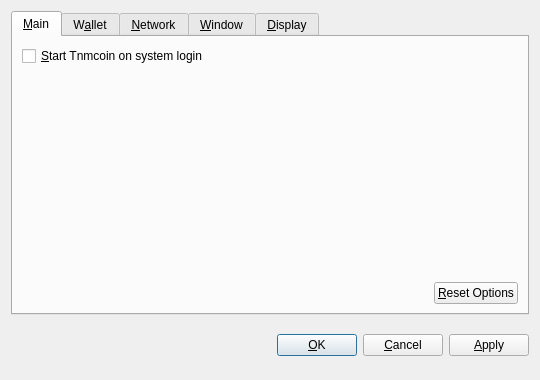
<?xml version="1.0" encoding="UTF-8"?>
<ui version="4.0">
 <class>OptionsDialog</class>
 <widget class="QDialog" name="OptionsDialog">
  <property name="geometry">
   <rect>
    <x>0</x>
    <y>0</y>
    <width>540</width>
    <height>380</height>
   </rect>
  </property>
  <property name="windowTitle">
   <string>Options</string>
  </property>
  <property name="modal">
   <bool>true</bool>
  </property>
  <layout class="QVBoxLayout" name="verticalLayout">
   <item>
    <widget class="QTabWidget" name="tabWidget">
     <property name="tabPosition">
      <enum>QTabWidget::North</enum>
     </property>
     <property name="currentIndex">
      <number>0</number>
     </property>
     <widget class="QWidget" name="tabMain">
      <attribute name="title">
       <string>&amp;Main</string>
      </attribute>
      <layout class="QVBoxLayout" name="verticalLayout_Main">
       <item>
        <widget class="QCheckBox" name="bitcoinAtStartup">
         <property name="toolTip">
          <string>Automatically start Tnmcoin after logging in to the system.</string>
         </property>
         <property name="text">
          <string>&amp;Start Tnmcoin on system login</string>
         </property>
        </widget>
       </item>
       <item>
        <spacer name="verticalSpacer_Main">
         <property name="orientation">
          <enum>Qt::Vertical</enum>
         </property>
         <property name="sizeHint" stdset="0">
          <size>
           <width>20</width>
           <height>40</height>
          </size>
         </property>
        </spacer>
       </item>
       <item>
        <layout class="QHBoxLayout" name="horizontalLayout_2_Main">
         <item>
          <spacer name="horizontalSpacer_2_Main">
           <property name="orientation">
            <enum>Qt::Horizontal</enum>
           </property>
           <property name="sizeHint" stdset="0">
            <size>
             <width>40</width>
             <height>20</height>
            </size>
           </property>
          </spacer>
         </item>
         <item>
          <widget class="QPushButton" name="resetButton">
           <property name="toolTip">
            <string>Reset all client options to default.</string>
           </property>
           <property name="text">
            <string>&amp;Reset Options</string>
           </property>
           <property name="autoDefault">
            <bool>false</bool>
           </property>
          </widget>
         </item>
        </layout>
       </item>
      </layout>
     </widget>
     <widget class="QWidget" name="tabWallet">
      <attribute name="title">
       <string>W&amp;allet</string>
      </attribute>
      <layout class="QVBoxLayout" name="verticalLayout_Network">
       <item>
        <widget class="QLabel" name="transactionFeeInfoLabel">
         <property name="text">
          <string>Optional transaction fee per kB that helps make sure your transactions are processed quickly. Most transactions are 1 kB.</string>
         </property>
         <property name="textFormat">
          <enum>Qt::PlainText</enum>
         </property>
         <property name="wordWrap">
          <bool>true</bool>
         </property>
        </widget>
       </item>
       <item>
        <layout class="QHBoxLayout" name="horizontalLayout_1_Main">
         <item>
          <widget class="QLabel" name="transactionFeeLabel">
           <property name="text">
            <string>Pay transaction &amp;fee</string>
           </property>
           <property name="textFormat">
            <enum>Qt::PlainText</enum>
           </property>
           <property name="buddy">
            <cstring>transactionFee</cstring>
           </property>
          </widget>
         </item>
         <item>
          <widget class="BitcoinAmountField" name="transactionFee"/>
         </item>
         <item>
          <spacer name="horizontalSpacer_1_Main">
           <property name="orientation">
            <enum>Qt::Horizontal</enum>
           </property>
           <property name="sizeHint" stdset="0">
            <size>
             <width>40</width>
             <height>20</height>
            </size>
           </property>
          </spacer>
         </item>
        </layout>
       </item>
       <item>
        <widget class="QLabel" name="label">
         <property name="text">
          <string>If you disable the spending of unconfirmed change, the change from a transaction cannot be used until that transaction has at least one confirmation. This also affects how your balance is computed.</string>
         </property>
         <property name="wordWrap">
          <bool>true</bool>
         </property>
        </widget>
       </item>
       <item>
        <widget class="QCheckBox" name="spendZeroConfChange">
         <property name="text">
          <string>Spend unconfirmed change  (experts only)</string>
         </property>
        </widget>
       </item>
       <item>
        <spacer name="verticalSpacer">
         <property name="orientation">
          <enum>Qt::Vertical</enum>
         </property>
         <property name="sizeHint" stdset="0">
          <size>
           <width>20</width>
           <height>40</height>
          </size>
         </property>
        </spacer>
       </item>
      </layout>
     </widget>
     <widget class="QWidget" name="tabNetwork">
      <attribute name="title">
       <string>&amp;Network</string>
      </attribute>
      <layout class="QVBoxLayout" name="verticalLayout_Network">
       <item>
        <widget class="QCheckBox" name="mapPortUpnp">
         <property name="toolTip">
          <string>Automatically open the Tnmcoin client port on the router. This only works when your router supports UPnP and it is enabled.</string>
         </property>
         <property name="text">
          <string>Map port using &amp;UPnP</string>
         </property>
        </widget>
       </item>
       <item>
        <widget class="QCheckBox" name="connectSocks">
         <property name="toolTip">
          <string>Connect to the Tnmcoin network through a SOCKS proxy (e.g. when connecting through Tor).</string>
         </property>
         <property name="text">
          <string>&amp;Connect through SOCKS proxy:</string>
         </property>
        </widget>
       </item>
       <item>
        <layout class="QHBoxLayout" name="horizontalLayout_Network">
         <item>
          <widget class="QLabel" name="proxyIpLabel">
           <property name="text">
            <string>Proxy &amp;IP:</string>
           </property>
           <property name="textFormat">
            <enum>Qt::PlainText</enum>
           </property>
           <property name="buddy">
            <cstring>proxyIp</cstring>
           </property>
          </widget>
         </item>
         <item>
          <widget class="QValidatedLineEdit" name="proxyIp">
           <property name="maximumSize">
            <size>
             <width>140</width>
             <height>16777215</height>
            </size>
           </property>
           <property name="toolTip">
            <string>IP address of the proxy (e.g. 127.0.0.1)</string>
           </property>
          </widget>
         </item>
         <item>
          <widget class="QLabel" name="proxyPortLabel">
           <property name="text">
            <string>&amp;Port:</string>
           </property>
           <property name="textFormat">
            <enum>Qt::PlainText</enum>
           </property>
           <property name="buddy">
            <cstring>proxyPort</cstring>
           </property>
          </widget>
         </item>
         <item>
          <widget class="QLineEdit" name="proxyPort">
           <property name="maximumSize">
            <size>
             <width>55</width>
             <height>16777215</height>
            </size>
           </property>
           <property name="toolTip">
            <string>Port of the proxy (e.g. 9050)</string>
           </property>
          </widget>
         </item>
         <item>
          <widget class="QLabel" name="socksVersionLabel">
           <property name="text">
            <string>SOCKS &amp;Version:</string>
           </property>
           <property name="textFormat">
            <enum>Qt::PlainText</enum>
           </property>
           <property name="buddy">
            <cstring>socksVersion</cstring>
           </property>
          </widget>
         </item>
         <item>
          <widget class="QValueComboBox" name="socksVersion">
           <property name="toolTip">
            <string>SOCKS version of the proxy (e.g. 5)</string>
           </property>
          </widget>
         </item>
         <item>
          <spacer name="horizontalSpacer_Network">
           <property name="orientation">
            <enum>Qt::Horizontal</enum>
           </property>
           <property name="sizeHint" stdset="0">
            <size>
             <width>40</width>
             <height>20</height>
            </size>
           </property>
          </spacer>
         </item>
        </layout>
       </item>
       <item>
        <spacer name="verticalSpacer_Network">
         <property name="orientation">
          <enum>Qt::Vertical</enum>
         </property>
         <property name="sizeHint" stdset="0">
          <size>
           <width>20</width>
           <height>40</height>
          </size>
         </property>
        </spacer>
       </item>
      </layout>
     </widget>
     <widget class="QWidget" name="tabWindow">
      <attribute name="title">
       <string>&amp;Window</string>
      </attribute>
      <layout class="QVBoxLayout" name="verticalLayout_Window">
       <item>
        <widget class="QCheckBox" name="minimizeToTray">
         <property name="toolTip">
          <string>Show only a tray icon after minimizing the window.</string>
         </property>
         <property name="text">
          <string>&amp;Minimize to the tray instead of the taskbar</string>
         </property>
        </widget>
       </item>
       <item>
        <widget class="QCheckBox" name="minimizeOnClose">
         <property name="toolTip">
          <string>Minimize instead of exit the application when the window is closed. When this option is enabled, the application will be closed only after selecting Quit in the menu.</string>
         </property>
         <property name="text">
          <string>M&amp;inimize on close</string>
         </property>
        </widget>
       </item>
       <item>
        <spacer name="verticalSpacer_Window">
         <property name="orientation">
          <enum>Qt::Vertical</enum>
         </property>
         <property name="sizeHint" stdset="0">
          <size>
           <width>20</width>
           <height>40</height>
          </size>
         </property>
        </spacer>
       </item>
      </layout>
     </widget>
     <widget class="QWidget" name="tabDisplay">
      <attribute name="title">
       <string>&amp;Display</string>
      </attribute>
      <layout class="QVBoxLayout" name="verticalLayout_Display">
       <item>
        <layout class="QHBoxLayout" name="horizontalLayout_1_Display">
         <item>
          <widget class="QLabel" name="langLabel">
           <property name="text">
            <string>User Interface &amp;language:</string>
           </property>
           <property name="textFormat">
            <enum>Qt::PlainText</enum>
           </property>
           <property name="buddy">
            <cstring>lang</cstring>
           </property>
          </widget>
         </item>
         <item>
          <widget class="QValueComboBox" name="lang">
           <property name="toolTip">
            <string>The user interface language can be set here. This setting will take effect after restarting Tnmcoin.</string>
           </property>
          </widget>
         </item>
        </layout>
       </item>
       <item>
        <layout class="QHBoxLayout" name="horizontalLayout_2_Display">
         <item>
          <widget class="QLabel" name="unitLabel">
           <property name="text">
            <string>&amp;Unit to show amounts in:</string>
           </property>
           <property name="textFormat">
            <enum>Qt::PlainText</enum>
           </property>
           <property name="buddy">
            <cstring>unit</cstring>
           </property>
          </widget>
         </item>
         <item>
          <widget class="QValueComboBox" name="unit">
           <property name="toolTip">
            <string>Choose the default subdivision unit to show in the interface and when sending coins.</string>
           </property>
          </widget>
         </item>
        </layout>
       </item>
       <item>
        <widget class="QCheckBox" name="displayAddresses">
         <property name="toolTip">
          <string>Whether to show Tnmcoin addresses in the transaction list or not.</string>
         </property>
         <property name="text">
          <string>&amp;Display addresses in transaction list</string>
         </property>
        </widget>
       </item>
       <item>
        <widget class="QCheckBox" name="coinControlFeatures">
         <property name="toolTip">
          <string>Whether to show coin control features or not.</string>
         </property>
         <property name="text">
          <string>Display coin &amp;control features (experts only!)</string>
         </property>
        </widget>
       </item>
       <item>
        <spacer name="verticalSpacer_Display">
         <property name="orientation">
          <enum>Qt::Vertical</enum>
         </property>
         <property name="sizeHint" stdset="0">
          <size>
           <width>20</width>
           <height>40</height>
          </size>
         </property>
        </spacer>
       </item>
      </layout>
     </widget>
    </widget>
   </item>
   <item>
    <layout class="QHBoxLayout" name="horizontalLayout_Buttons">
     <item>
      <spacer name="horizontalSpacer_1">
       <property name="orientation">
        <enum>Qt::Horizontal</enum>
       </property>
       <property name="sizeHint" stdset="0">
        <size>
         <width>40</width>
         <height>48</height>
        </size>
       </property>
      </spacer>
     </item>
     <item>
      <widget class="QLabel" name="statusLabel">
       <property name="font">
        <font>
         <weight>75</weight>
         <bold>true</bold>
        </font>
       </property>
       <property name="text">
        <string/>
       </property>
       <property name="textFormat">
        <enum>Qt::PlainText</enum>
       </property>
       <property name="wordWrap">
        <bool>true</bool>
       </property>
      </widget>
     </item>
     <item>
      <spacer name="horizontalSpacer_2">
       <property name="orientation">
        <enum>Qt::Horizontal</enum>
       </property>
       <property name="sizeHint" stdset="0">
        <size>
         <width>40</width>
         <height>48</height>
        </size>
       </property>
      </spacer>
     </item>
     <item>
      <widget class="QPushButton" name="okButton">
       <property name="text">
        <string>&amp;OK</string>
       </property>
      </widget>
     </item>
     <item>
      <widget class="QPushButton" name="cancelButton">
       <property name="text">
        <string>&amp;Cancel</string>
       </property>
       <property name="autoDefault">
        <bool>false</bool>
       </property>
      </widget>
     </item>
     <item>
      <widget class="QPushButton" name="applyButton">
       <property name="text">
        <string>&amp;Apply</string>
       </property>
       <property name="autoDefault">
        <bool>false</bool>
       </property>
      </widget>
     </item>
    </layout>
   </item>
  </layout>
 </widget>
 <customwidgets>
  <customwidget>
   <class>BitcoinAmountField</class>
   <extends>QSpinBox</extends>
   <header>bitcoinamountfield.h</header>
  </customwidget>
  <customwidget>
   <class>QValueComboBox</class>
   <extends>QComboBox</extends>
   <header>qvaluecombobox.h</header>
  </customwidget>
  <customwidget>
   <class>QValidatedLineEdit</class>
   <extends>QLineEdit</extends>
   <header>qvalidatedlineedit.h</header>
  </customwidget>
 </customwidgets>
 <resources/>
 <connections/>
</ui>
